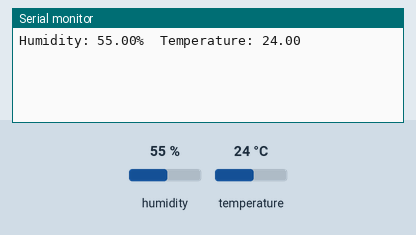
Recording of a sketch running on a simulated ESP8266 (NodeMCU). Parts: the last lines printed to the serial monitor. The inputs (shaded band) are chosen by the test bench; at power-on: humidity 55 %, temperature 24 °C. WiFi joins after 1.5 s; servers stay silent unless stated.

Above: at 3.0 s.
3.1 s: humidity set to 22 %
At 4.9 s:
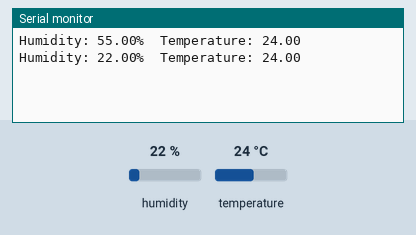
5.8 s: temperature set to 12 °C
At 7.3 s:
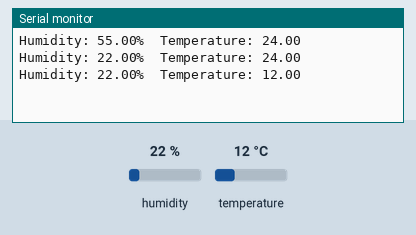
8.5 s: humidity set to 40 %
At 11.0 s:
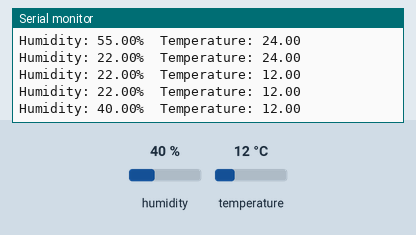
Timing chart, 0 to 12.5 s (numbered marks = the images above; inputs shaded):
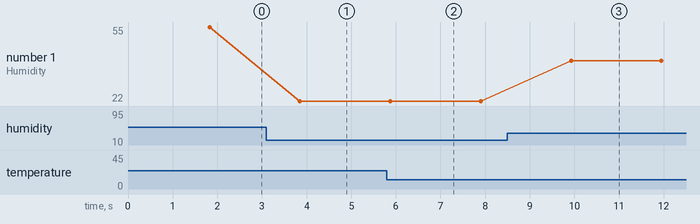

Measured:
- after the input at 3.1 s, the serial monitor: prints a new line after 0.75 s (image 1)
- after the input at 5.8 s, the serial monitor: prints a new line after 0.08 s (image 2)
- after the input at 8.5 s, the serial monitor: prints a new line after 1.4 s (image 3)
- plotted number 1: 55 → 22 after the input at 3.1 s, 22 → 40 after the input at 8.5 s

The sketch:

PH_SENSOR.ino
```cpp
#define BLYNK_TEMPLATE_ID   "TMPL3Z-mW8c1-"
#define BLYNK_TEMPLATE_NAME "DHT11"

#include <ESP8266WiFi.h>
#include <BlynkSimpleEsp8266.h>
#include <DHT.h>

#define DHTPIN D2         // Define the GPIO pin to which the DHT sensor is connected
#define DHTTYPE DHT11    // Define the type of DHT sensor (DHT11, DHT21, or DHT22)

char auth[] = "a2NnOoSYLi5H_sqcEDjQoRztZsGf5W10";  // Replace with your Blynk authentication token
DHT dht(DHTPIN, DHTTYPE);

void setup() {
  Serial.begin(115200);
  Blynk.begin(auth, "Redmipr", "gokul123"); // Replace with your Wi-Fi credentials
  dht.begin();
}

void loop() {
  Blynk.run();
  readDHT();
}

void readDHT() {
  float humidity = dht.readHumidity();
  float temperature = dht.readTemperature();

  if (isnan(humidity) || isnan(temperature)) {
    Serial.println("Failed to read from DHT sensor!");
    return;
  }

  Serial.print("Humidity: ");
  Serial.print(humidity);
  Serial.print("%  Temperature: ");
  Serial.println(temperature);

  Blynk.virtualWrite(V2, humidity);     // Send humidity data to Blynk app's V5 widget
  Blynk.virtualWrite(V1, temperature);  // Send temperature data to Blynk app's V6 widget
  delay(2000);  // Update every 2 seconds
}
```
